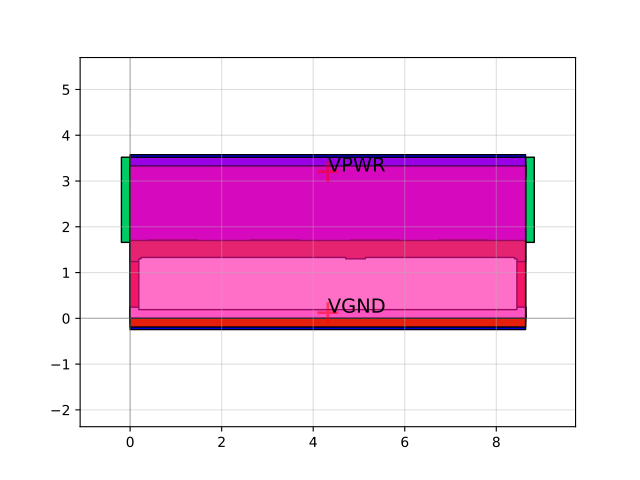

The Python source for this figure:
import sky130

c = sky130.components.sky130_fd_sc_hs__o31ai_4()
c.plot()
